Frame 1 (no input): blank canvas, image omitted
Frame 60 (the mouse pressed at the canvas centre just before this capture): blank canvas, image omitted
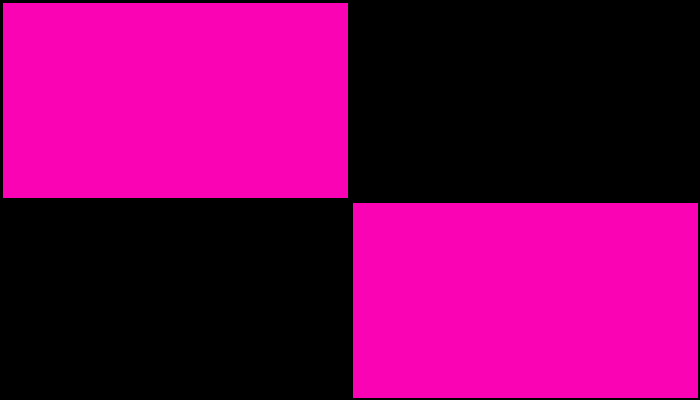
Frame 120 (the mouse held since frame 60 and released just before this capture)

The Processing sketch whose frames 1 and 60 were blank and that drew this single picture after the mouse press (run headless with seeded random() and noise(); from frame 60 on, the mouse is pressed at the canvas centre):

// Processing sketch: processing_35139
// ── processing_35139.pde

void setup(){
  size(700,400);
  background(0);
}

void draw(){
  fill(250,3,180);
  strokeWeight(5);
  rect(pmouseX,pmouseY,mouseX,mouseY);
}

                
                
